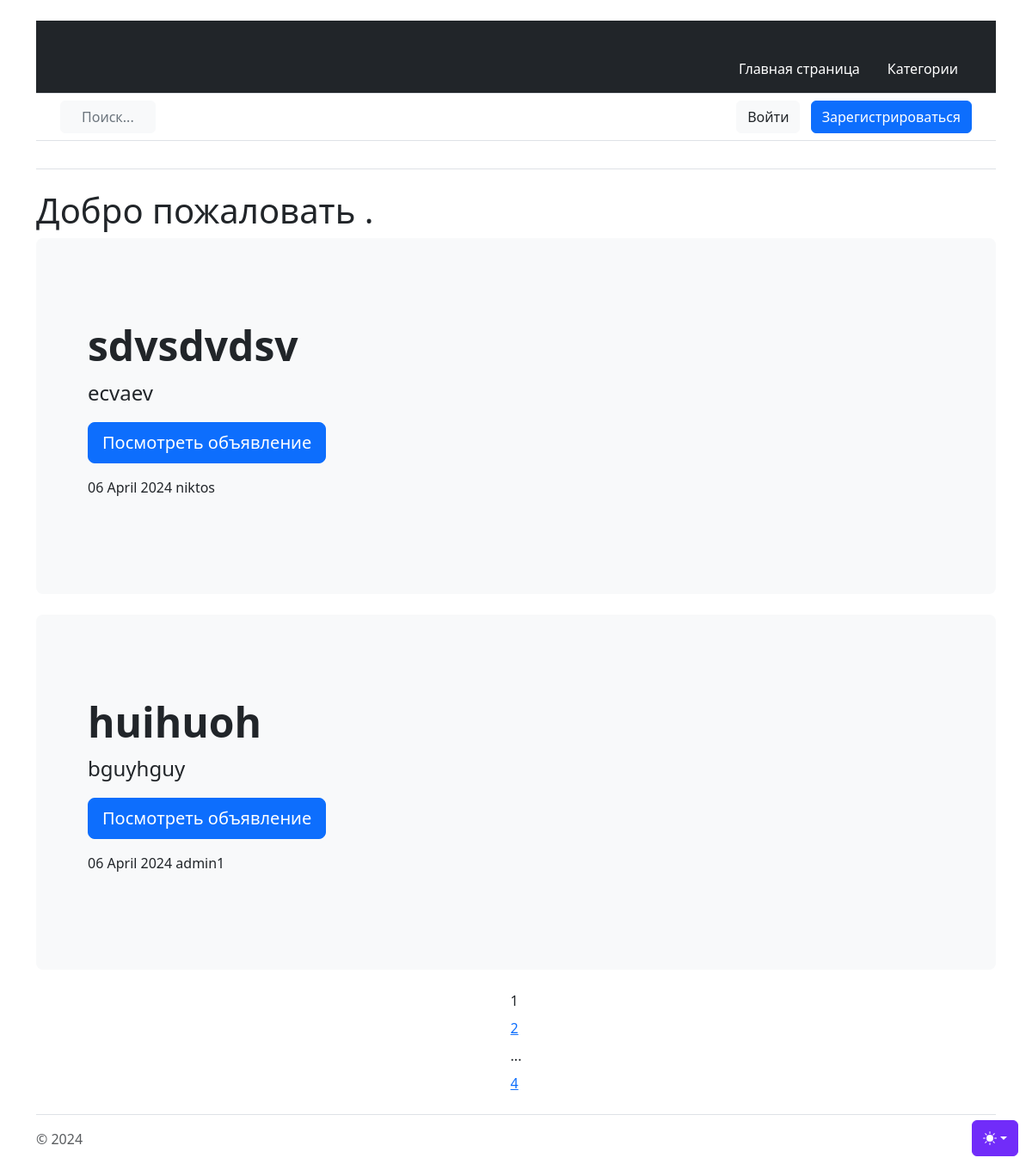
Before: /products/ with the older database file.
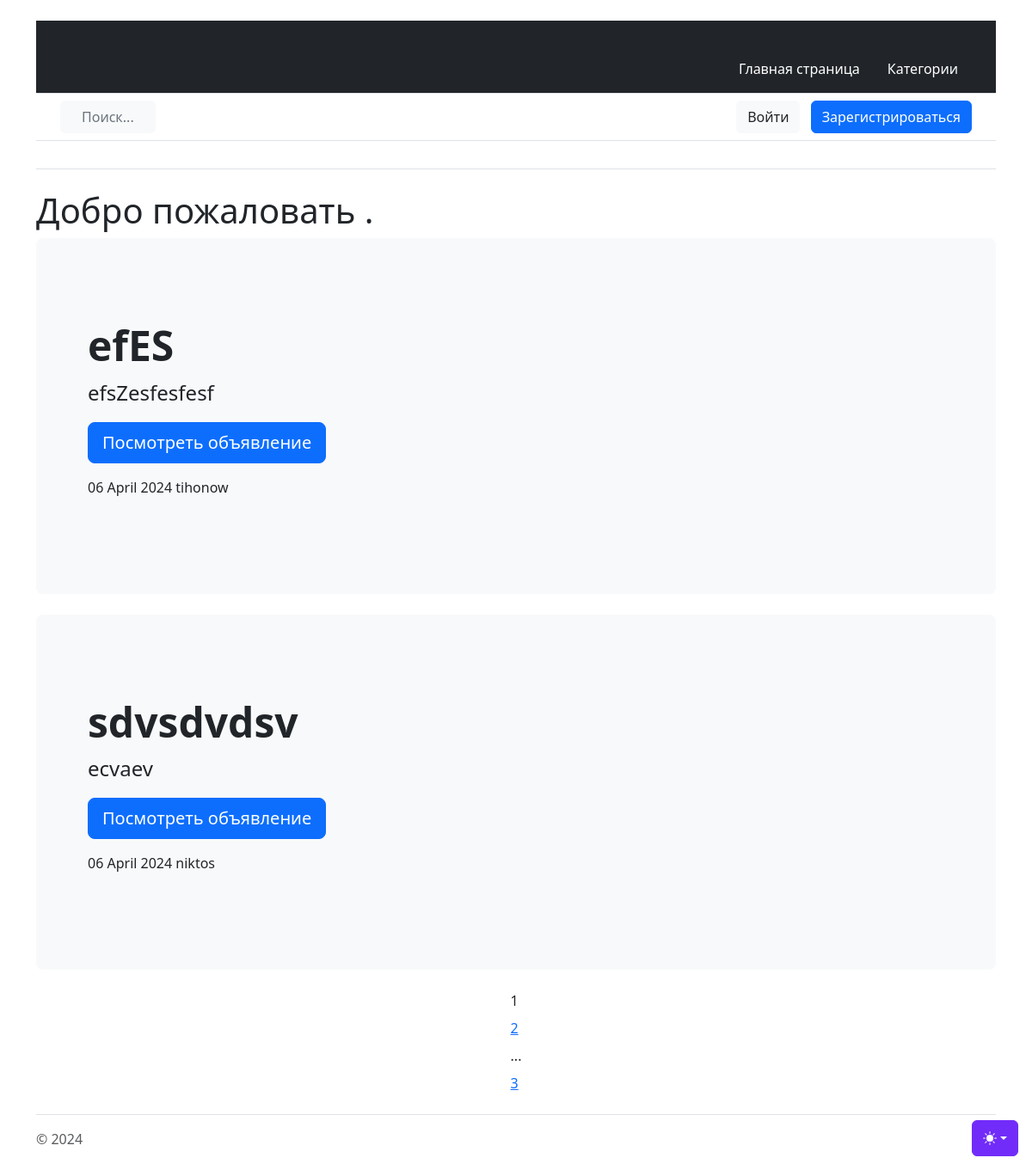
After: the same page with the newer database file.
### products/models.py (models this page shows, shortened)
class Ad(models.Model):
    title = models.TextField()
    description = models.TextField()
    content = RichTextUploadingField()
    published_date = models.DateTimeField(auto_now_add=True)
    author = models.ForeignKey(Author, on_delete=models.CASCADE)
    category = models.ManyToManyField(Category, through='AdCategory')

class Author(models.Model):
    user = models.OneToOneField(User, on_delete=models.CASCADE)

### accounts/models.py (models this page shows)
class User(AbstractUser):
    code = models.CharField(max_length=15, blank=True, null=True)

### products/views.py (the view)
# urls.py: path('', AdList.as_view(), name='ads_list'),  # список всех объявлений
class AdList(ListView):
    model = Ad
    ordering = '-published_date'
    template_name = 'ads_list.html'
    context_object_name = 'ads_list'
    paginate_by = 2

### products/templatetags/custom_tags.py (called while the page is built)
@register.simple_tag(takes_context=True)
def url_replace(context, **kwargs):
    d = context['request'].GET.copy()
    for k, v in kwargs.items():
        d[k] = v
    return d.urlencode()

### templates/ads_list.html (shortened to what this page needs)
{% extends 'flatpages/default.html' %}
{% load custom_tags %}
{% block content %}
    <h1>Добро пожаловать {{ user.username }}.</h1>
    {% if ads_list %}
        {% for ad_list in ads_list %}
            <div class="p-5 mb-4 bg-body-tertiary rounded-3">
                <div class="container-fluid py-5">
                    <h1 class="display-5 fw-bold">{{ ad_list.title }}</h1>
                    <p class="col-md-8 fs-4">{{ ad_list.description }}</p>
                    <a href="{{ ad_list.pk }}">
                    <button class="btn btn-primary btn-lg" type="button">Посмотреть объявление</button></a>
                    <p>{{ ad_list.published_date|date:'d F Y' }} {{ ad_list.author.user.username }}</p>
                </div>
            </div>
        {% endfor %}
    {% else %}
        <h1 class="display-5  text-sm-center">Объявлений нет</h1>
    {% endif %}
    <div class="d-grid gap-2 justify-content-sm-center">
        {{ page_obj.number }}
        {% if page_obj.has_next %}
            <a href="?{% url_replace page=page_obj.next_page_number %}">{{page_obj.next_page_number}}</a>
            {% if page_obj.next_page_number != paginator.num_pages %}
                ...
                <a href="?{% url_replace page=page_obj.paginator.num_pages %}">{{page_obj.paginator.num_pages}}</a>
            {% endif %}
        {% endif %}
    </div>
{% endblock content %}

### templates/flatpages/default.html (shortened to what this page needs)
{% load static %}
<!DOCTYPE html>
<html lang="ru" data-bs-theme="auto">
  <head>
    <link rel="stylesheet" href="https://cdn.jsdelivr.net/npm/@docsearch/css@3">
    <link href="{% static 'css/bootstrap.min.css' %}" rel="stylesheet">
    <link href="{% static 'css/styles.css' %}" rel="stylesheet" />
  </head>
  <body>
    <div class="dropdown position-fixed bottom-0 end-0 mb-3 me-3 bd-mode-toggle">
      <button class="btn btn-bd-primary py-2 dropdown-toggle d-flex align-items-center"
              id="bd-theme"
              type="button"
              aria-expanded="false"
              data-bs-toggle="dropdown"
              aria-label="Toggle theme (auto)">
        <svg class="bi my-1 theme-icon-active" width="1em" height="1em"><use href="#circle-half"></use></svg>
      </button>
    </div>
<main>
  <div class="container py-4">
    <header class="pb-3 mb-4 border-bottom">
      {% include 'flatpages/header.html' %}
    </header>
    {% block content %}
    {% endblock content %}
    <footer class="pt-3 mt-4 text-body-secondary border-top">
      &copy; 2024
    </footer>
  </div>
</main>
    </body>
</html>

### templates/flatpages/header.html (shortened to what this page needs)
<header>
    <div class="px-3 py-2 text-bg-dark border-bottom">
      <div class="container">
        <div class="d-flex flex-wrap align-items-center justify-content-center justify-content-lg-start">
          <a href="/" class="d-flex align-items-center my-2 my-lg-0 me-lg-auto text-white text-decoration-none">
            <svg class="bi me-2" width="40" height="32" role="img" aria-label="Bootstrap"><use xlink:href="#bootstrap"/></svg>
          </a>
          <ul class="nav col-12 col-lg-auto my-2 justify-content-center my-md-0 text-small">
            <li>
              <a href="{% url 'ads_list' %}" class="nav-link text-white">
                <svg class="bi d-block mx-auto mb-1" width="24" height="24"><use xlink:href="#home"/></svg>
                Главная страница
              </a>
            </li>
            <li>
              <a href="{% url 'category_list' %}" class="nav-link text-white">
                <svg class="bi d-block mx-auto mb-1" width="24" height="24"><use xlink:href="#speedometer2"/></svg>
                Категории
              </a>
            </li>
          </ul>
        </div>
      </div>
    </div>
    <div class="px-3 py-2 border-bottom mb-3">
      <div class="container d-flex flex-wrap justify-content-center">
        <form class="col-12 col-lg-auto mb-2 mb-lg-0 me-lg-auto" role="search">
          <a href="{% url 'search_ads' %}">
            <button type="button" class="btn btn-light text-secondary me-2 px-4">Поиск...</button></a>
        </form>
        {% if request.user.is_authenticated %}
        <div class="text-end">
          <a href="{% url 'account_logout' %}">
          <button type="button" class="btn btn-light text-dark me-2">Выйти</button></a>
          <a href="{% url 'ad_create' %}">
          <button type="button" class="btn btn-primary">Разместить объявление</button></a>
        </div>
        {% else %}
        <div class="text-end">
          <a href="{% url 'account_login' %}">
          <button type="button" class="btn btn-light text-dark me-2">Войти</button></a>
          <a href="{% url 'account_signup' %}">
          <button type="button" class="btn btn-primary">Зарегистрироваться</button></a>
        </div>
        {% endif %}
      </div>
    </div>
  </header>

### static/css/styles.css (style rules this page uses)
.bi { vertical-align: -.125em; fill: currentColor; }
.btn-bd-primary { --bd-violet-bg: #712cf9; --bd-violet-rgb: 112.520718, 44.062154, 249.437846; --bs-btn-font-weight: 600; --bs-btn-color: var(--bs-white); --bs-btn-bg: var(--bd-violet-bg); --bs-btn-border-color: var(--bd-violet-bg); --bs-btn-hover-color: var(--bs-white); --bs-btn-hover-bg: #6528e0; --bs-btn-hover-border-color: #6528e0; --bs-btn-focus-shadow-rgb: var(--bd-violet-rgb); --bs-btn-active-color: var(--bs-btn-hover-color); --bs-btn-active-bg: #5a23c8; --bs-btn-active-border-color: #5a23c8; }
.bd-mode-toggle { z-index: 1500; }

Changed rows visible on the page:
removed Ad: title "huihuoh", description "bguyhguy", published_date "06 April 2024", author.user.username "admin1"
added Ad: title "efES", description "efsZesfesfesf", published_date "06 April 2024", author.user.username "tihonow"
Other visible differences:
{{ page_obj.paginator.num_pages }}: "4" → "3"
